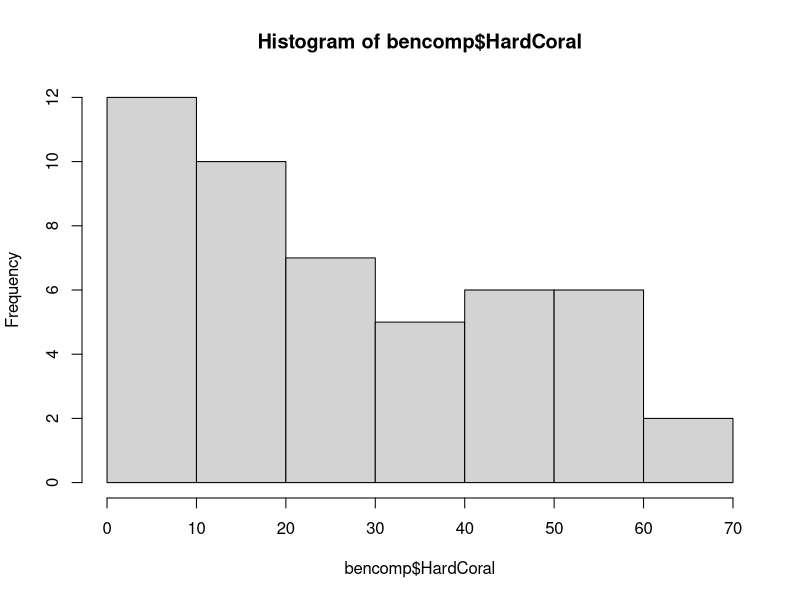
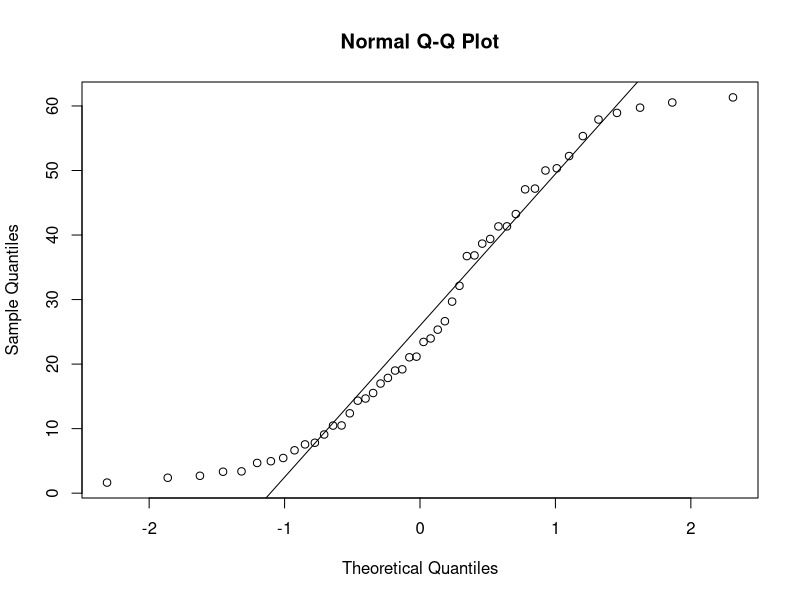
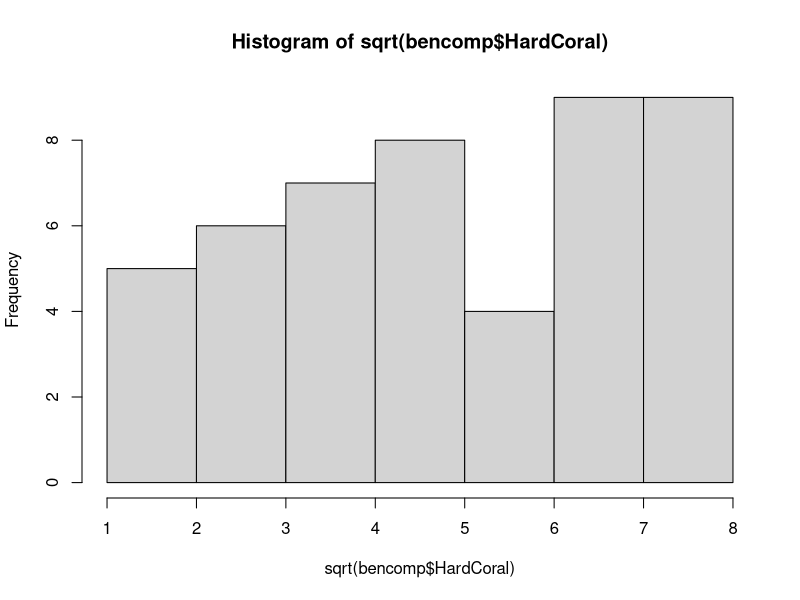
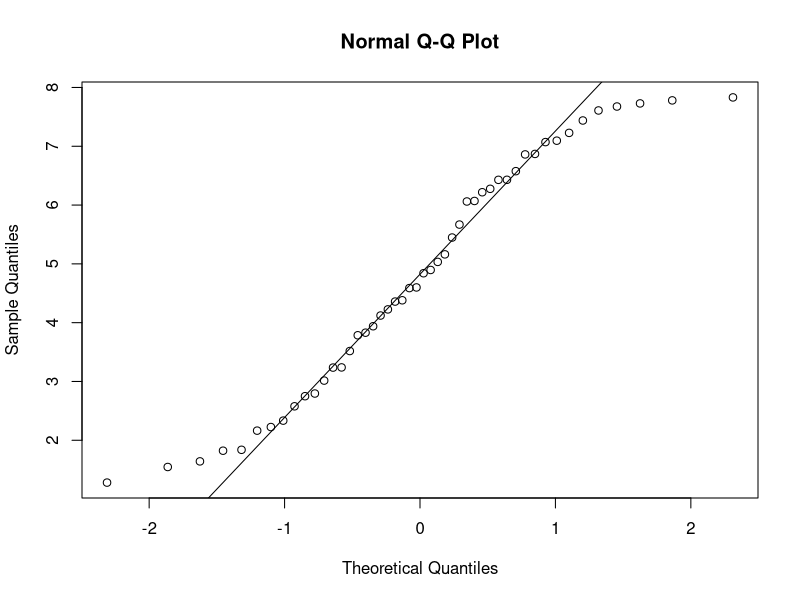
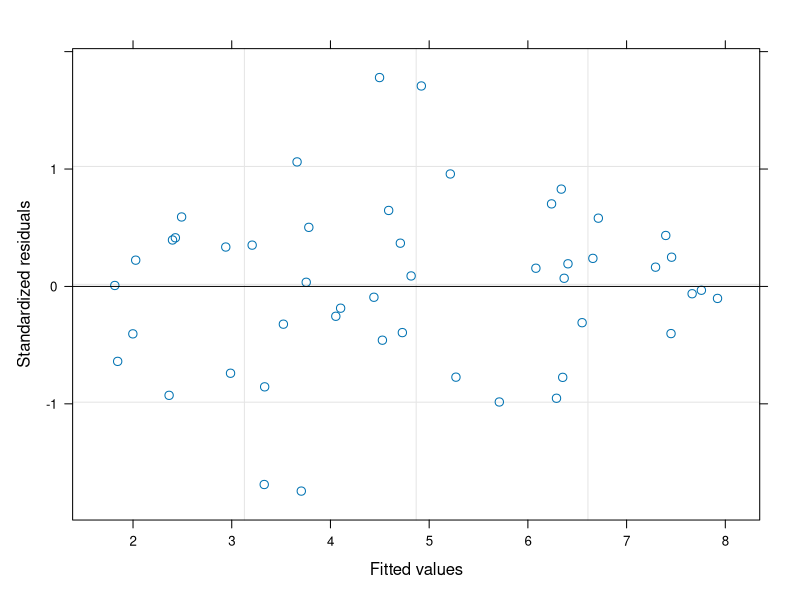
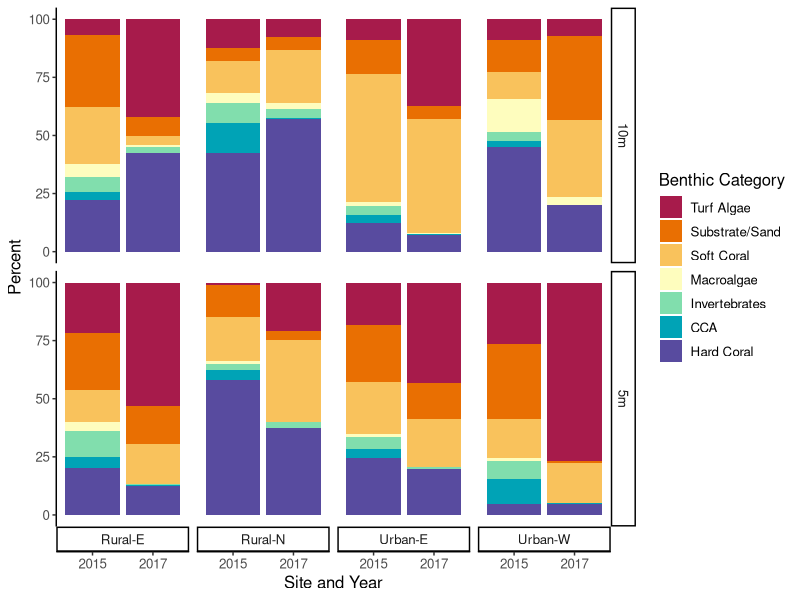
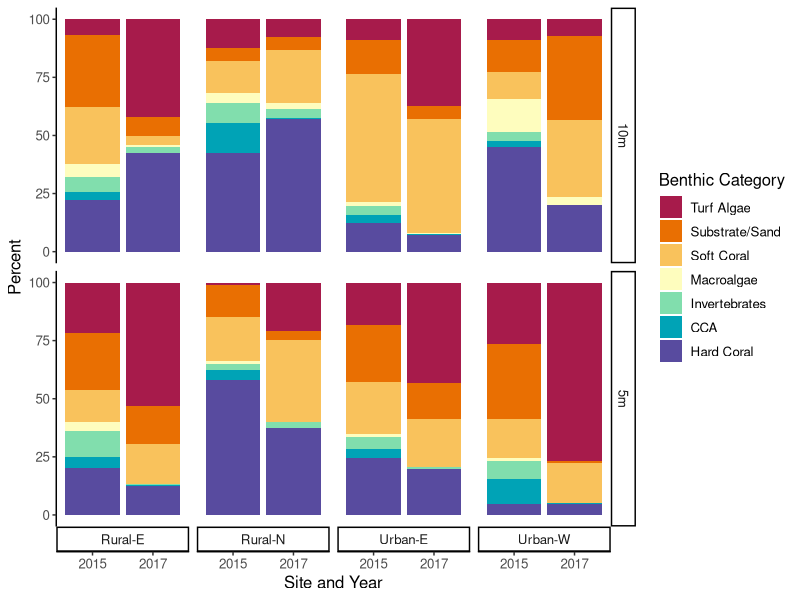

The R source for these figures, in order:
## ---- chunk 1
knitr::opts_chunk$set(echo = TRUE)
## ---- chunk 2
library(here)
bencomp <- read.csv(here::here('data/bencomp-transect-20152017.csv'))

# change variables to factors
bencomp$Year <- as.factor(bencomp$Year)
bencomp$Site2 <- as.factor(bencomp$Site2)
bencomp$Depth <- as.factor(bencomp$Depth)
head(bencomp)
## ---- chunk 3
hist(bencomp$HardCoral)
qqnorm(bencomp$HardCoral)
qqline(bencomp$HardCoral)
library(car)
leveneTest(HardCoral ~ Year * Site2 * Depth, 
           data = bencomp)

hist(sqrt(bencomp$HardCoral))
qqnorm(sqrt(bencomp$HardCoral))
qqline(sqrt(bencomp$HardCoral))
leveneTest(sqrt(HardCoral) ~ Year * Site2 * Depth, 
           data = bencomp)
## ---- chunk 4
library(nlme)
cor.lme <- lme(sqrt(HardCoral) ~ Site2 * Depth * Year, 
               random = ~1|num_id, 
               data = bencomp, na.action = na.exclude)
cor.lme
summary(cor.lme)
plot(cor.lme)
Anova(cor.lme) # car package

library(emmeans)
tuk.cor <- emmeans(cor.lme, list(pairwise ~ Site2:Depth:Year), adjust = "tukey")

pair.cor <- as.data.frame(tuk.cor$`pairwise differences of Site2, Depth, Year`)

sig.pair.cor <- pair.cor[which(pair.cor$p.value < 0.05),]
sig.pair.cor
## ---- chunk 5
## summarized by coral site depth year
library(tidyr)
library(dplyr)
coral.ave <- bencomp %>% 
   group_by(Site2, Depth, Year) %>% 
   dplyr::summarize(corave = mean(HardCoral),
                    corSE = sd(HardCoral)/sqrt(n()))
#    
# library(ggpubr) 
# ggboxplot(
#   ACRtab, x = "Site", y = "tottab", facet.by = 'Depth',
#   color = "Year", palette = "jco"
#   )

# site and depth average across years
bencomp %>% 
   group_by(Site2, Depth) %>% 
   dplyr::summarize(corave = mean(HardCoral),
                    corSE = sd(HardCoral)/sqrt(n()))
## ---- chunk 6
library(dplyr)
bencomp_long <- bencomp %>% 
   pivot_longer(CCA:Turf, names_to = 'Major.Category', values_to = 'Percent') %>% 
   group_by(Year, Site2, Depth, Major.Category) %>% 
   dplyr::summarize(ave = mean(Percent))
## ---- chunk 7
bencomp_long$Major.Category <- as.factor(bencomp_long$Major.Category)
levels(bencomp_long$Major.Category)

bencomp_long$Major.Category <- relevel(bencomp_long$Major.Category, ref = "HardCoral")

bencomp$Depth <- relevel(bencomp$Depth, ref = "5m")
head(bencomp_long)

library(ggplot2)
library(colorspace)
ggplot(bencomp_long, 
       aes(x=Year,y = ave, fill= factor(Major.Category,
                                        levels = c("Turf","Substrate.Sand", "SoftCoral","Macroalgae", "Invert", "CCA", "HardCoral")))) + 
   geom_bar( position="stack", stat="identity") +   facet_grid(Depth~Site2,switch = "x") +
   labs(x = "Site and Year", y = "Percent") +
   theme_classic() +
   #theme(plot.title = element_text("sans", "bold",color = "black", 25)) +
   theme(panel.border = element_blank(), 
         panel.grid.major = element_blank(),
         panel.grid.minor = element_blank(),
         panel.background = element_blank(),
         text = element_text(size = 12)) +
   scale_fill_discrete_divergingx("Spectral", 
                                  name = "Benthic Category",
                                  labels = c("Turf Algae","Substrate/Sand", "Soft Coral","Macroalgae", "Invertebrates", "CCA", "Hard Coral"))

ggsave(here::here('figures/TL2015-2017_bencomp_bargraph.jpg'),
       height = 4, width = 7)
